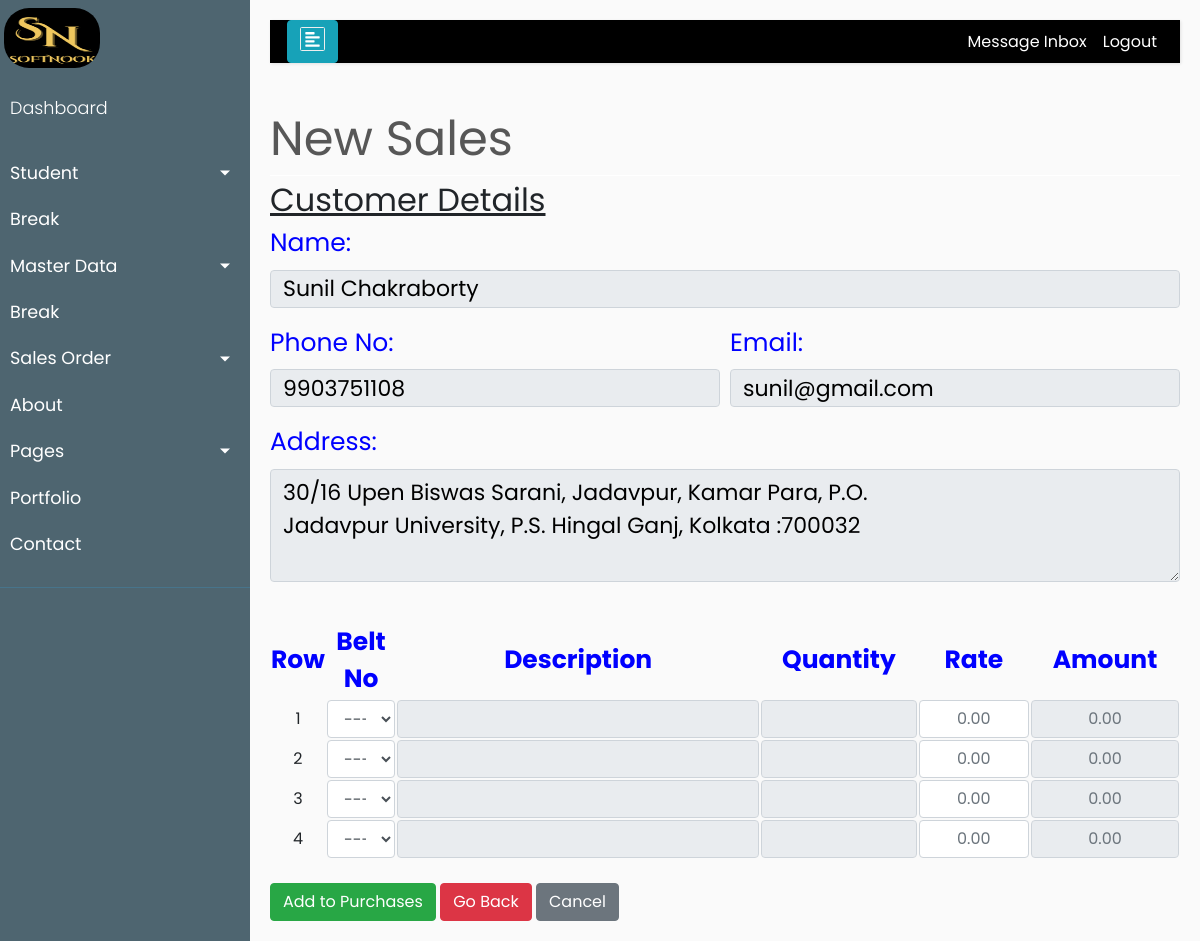
Page /product/sales/new/1 on the committed database.
### product/models.py (models this page shows, shortened)
class Customer(models.Model):
    id              = models.AutoField(primary_key=True)
    name            = models.CharField(verbose_name='Name',max_length=150,null=True, blank=True)
    phone           = models.CharField(verbose_name='Phone',max_length=12, unique=True)
    address         = models.CharField(verbose_name='Address',max_length=200,null=True)
    email           = models.EmailField(verbose_name='Email',max_length=50, unique=True)
    created_date    = models.DateTimeField(auto_now_add=True)
    modified_date   = models.DateTimeField(auto_now=True)
    fk_email 	    = models.ForeignKey(Account,verbose_name="email key", on_delete=models.CASCADE, null=True, blank=True)
    is_deleted      = models.BooleanField(default=False)

### product/views.py (the view, shortened to what this page needs)
# urls.py: path('sales/new/<pk>', SalesCreateView.as_view(), name='new-sales'),
class SalesCreateView(View):
    template_name = 'product/new_sales.html'
    def get(self, request, pk):
        formset = SalesItemFormset(request.GET or None, prefix='sales_item')  # renders an empty formset
        customerobj = get_object_or_404(Customer, pk=pk)
        context = {
            'formset': formset,
            'customer': customerobj,
        }
        return render(request, self.template_name, context)

### product/models.py (called while the page is built)
    def __str__(self):
	    return self.belt_no

### product/templates/product/new_sales.html (shortened to what this page needs)
{% extends "base.html" %}
{% load static %}
{% load custom_filters %}
{% block content %}
<head>
</head>
    <div style="color:#575757; font-style: bold; font-size: 3rem; border-bottom: 1px solid white;">New Sales</div>
        <div class="panel panel-default">
            <div class="panel-heading panel-heading-text " style="font-size: 2rem;"><u>Customer Details</u></div>
            <div class="panel-body">
                <div class="form-group">
                    <label for="id_name" class="panel-body-text lbl">Name:</label>
					<input type="text" class="form-control textinput shared-class" id="id_name" value="{{ customer.name }}" disabled>
				</div>
                <div class="form-row">
                    <div class="form-group col-md-6">
                        <label for="id_phone" class="panel-body-text lbl">Phone No:</label>
                        <input type="text" class="form-control textinput shared-class" id="id_phone" value="{{ customer.phone }}" disabled>
                    </div>
                    <div class="form-group col-md-6">
                        <label for="id_email" class="panel-body-text lbl">Email:</label>
                        <input type="text" class="form-control textinput shared-class" id="id_email" value="{{ customer.email }}" disabled>
                    </div>
                </div>
				<div class="form-group">
                    <label for="id_address" class="panel-body-text lbl">Address:</label>
					<textarea class="form-control textinput shared-class" id="id_address" disabled rows="3">{{ customer.address }}</textarea>
				</div>
            </div>
        </div>
        <br>
        <form method="post" class="panel panel-default">
                <div id="stockitem">
                    <div class="panel-body">
						<table>
							<thead>
								<th class="lbl" style="text-align: left;">Row</th>
								<th class="lbl" style="text-align: center;">Belt No</th>
								<th class="lbl" style="text-align: center;width:40%;">Description</th>
								<th class="lbl" style="text-align: center;">Quantity</th>
								<th class="lbl" style="text-align: center;">Rate</th>
								<th class="lbl" style="text-align: center;">Amount</th>
							</thead>
							<tbody>
								{% for form in formset %}
									<tr>
										<td>{{ forloop.counter }}</td>
										<td>{{ form.stock }}</td>
										<td>{{ form.item_text_content }}</td>
										<td class="td-center">{{ form.item_qty_content }}</td>
										<td class="td-center">{{ form.perprice }} </td>
										<td class="td-center">{{ form.totalprice }}</td>
									</tr>
								{% endfor %}
							</tbody>
						</table>
                    </div>
                </div>
            <br>
            <div class="align-middle">
                <button type="submit" class="btn btn-success">Add to Purchases</button>
                <a href="{% url 'product:select-customer' %}" class="btn btn-danger">Go Back</a>
                <a href="{% url 'product:customers-list' %}" class="btn btn-secondary">Cancel</a>
            </div>
        </form>
    </div>
{% endblock content %}

### templates/base.html (style rules this page uses)
body { font-family: 'Poppins', sans-serif; background: #fafafa; }
a, a:hover, a:focus { color: inherit; text-decoration: none; transition: all 0.3s; }

### product/templates/product/new_sales.html (style rules this page uses)
.lbl { color:blue; font-size:25px; }
.shared-class { color:black; font-size:22px; }
tr td { text-align: center; }
.td-center { text-align: center; }

### rows in the picture
Customer: name "Sunil Chakraborty", phone "9903751108", email "sunil@gmail.com", address "30/16 Upen Biswas Sarani, Jadavpur, Kamar Para, P.O. Jadavpur University, P.S. Hingal Ganj, Kolkata :700032"
